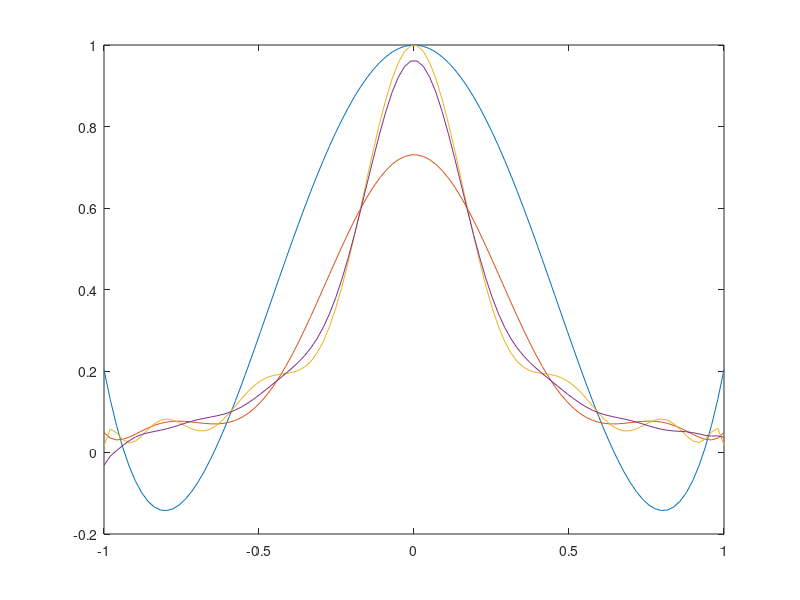

Recreate this plot in MATLAB.
x = linspace(-1,1);
y1 = 0.0423501-0.169057.*(x-0.951057)+1.42548.*(x-0.951057).*(x-0.587785)+2.61208.*(x-0.951057).*(x-0.587785).*(x-6.12323e-17)+2.7465.*(x-0.951057).*(x-0.587785).*(x-6.12323e-17).*(x+0.587785);
y2 = 0.0393884-0.0887389.*(x-0.987688)+0.189679.*(x-0.987688).*(x-0.891007)-0.534305.*(x-0.987688).*(x-0.891007).*(x-0.707107)+2.11681.*(x-0.987688).*(x-0.891007).*(x-0.707107).*(x-0.45399)+8.28743.*(x-0.987688).*(x-0.891007).*(x-0.707107).*(x-0.45399).*(x-0.156434)+11.9543.*(x-0.987688).*(x-0.891007).*(x-0.707107).*(x-0.45399).*(x-0.156434).*(x+0.156434)+10.3568.*(x-0.987688).*(x-0.891007).*(x-0.707107).*(x-0.45399).*(x-0.156434).*(x+0.156434).*(x+0.45399)+5.51277.*(x-0.987688).*(x-0.891007).*(x-0.707107).*(x-0.45399).*(x-0.156434).*(x+0.156434).*(x+0.45399).*(x+0.707107)+8.9925e-16.*(x-0.987688).*(x-0.891007).*(x-0.707107).*(x-0.45399).*(x-0.156434).*(x+0.156434).*(x+0.45399).*(x+0.707107).*(x+0.891007);
y3 =  0.0388699-0.0800675.*(x-0.994522)+0.134961.*(x-0.994522).*(x-0.951057)-0.231498.*(x-0.994522).*(x-0.951057).*(x-0.866025)+0.449158.*(x-0.994522).*(x-0.951057).*(x-0.866025).*(x-0.743145)-1.04753.*(x-0.994522).*(x-0.951057).*(x-0.866025).*(x-0.743145).*(x-0.587785)+2.33944.*(x-0.994522).*(x-0.951057).*(x-0.866025).*(x-0.743145).*(x-0.587785).*(x-0.406737)+14.0283.*(x-0.994522).*(x-0.951057).*(x-0.866025).*(x-0.743145).*(x-0.587785).*(x-0.406737).*(x-0.207912)+6.93539.*(x-0.994522).*(x-0.951057).*(x-0.866025).*(x-0.743145).*(x-0.587785).*(x-0.406737).*(x-0.207912).*(x-6.12323e-17)-47.5358.*(x-0.994522).*(x-0.951057).*(x-0.866025).*(x-0.743145).*(x-0.587785).*(x-0.406737).*(x-0.207912).*(x-6.12323e-17).*(x+0.207912)-140.628.*(x-0.994522).*(x-0.951057).*(x-0.866025).*(x-0.743145).*(x-0.587785).*(x-0.406737).*(x-0.207912).*(x-6.12323e-17).*(x+0.207912).*(x+0.406737)-235.756.*(x-0.994522).*(x-0.951057).*(x-0.866025).*(x-0.743145).*(x-0.587785).*(x-0.406737).*(x-0.207912).*(x-6.12323e-17).*(x+0.207912).*(x+0.406737).*(x+0.587785)-302.208.*(x-0.994522).*(x-0.951057).*(x-0.866025).*(x-0.743145).*(x-0.587785).*(x-0.406737).*(x-0.207912).*(x-6.12323e-17).*(x+0.207912).*(x+0.406737).*(x+0.587785).*(x+0.743145)-331.791.*(x-0.994522).*(x-0.951057).*(x-0.866025).*(x-0.743145).*(x-0.587785).*(x-0.406737).*(x-0.207912).*(x-6.12323e-17).*(x+0.207912).*(x+0.406737).*(x+0.587785).*(x+0.743145).*(x+0.866025)-333.619.*(x-0.994522).*(x-0.951057).*(x-0.866025).*(x-0.743145).*(x-0.587785).*(x-0.406737).*(x-0.207912).*(x-6.12323e-17).*(x+0.207912).*(x+0.406737).*(x+0.587785).*(x+0.743145).*(x+0.866025).*(x+0.951057);
y4 = 0.0386906-0.0773136.*(x-0.996917)+0.120771.*(x-0.996917).*(x-0.97237)-0.17893.*(x-0.996917).*(x-0.97237).*(x-0.92388)+0.271509.*(x-0.996917).*(x-0.97237).*(x-0.92388).*(x-0.85264)-0.441458.*(x-0.996917).*(x-0.97237).*(x-0.92388).*(x-0.85264).*(x-0.760406)+0.785471.*(x-0.996917).*(x-0.97237).*(x-0.92388).*(x-0.85264).*(x-0.760406).*(x-0.649448)-1.44565.*(x-0.996917).*(x-0.97237).*(x-0.92388).*(x-0.85264).*(x-0.760406).*(x-0.649448).*(x-0.522499)+1.11365.*(x-0.996917).*(x-0.97237).*(x-0.92388).*(x-0.85264).*(x-0.760406).*(x-0.649448).*(x-0.522499).*(x-0.382683)+23.7955.*(x-0.996917).*(x-0.97237).*(x-0.92388).*(x-0.85264).*(x-0.760406).*(x-0.649448).*(x-0.522499).*(x-0.382683).*(x-0.233445)-24.128.*(x-0.996917).*(x-0.97237).*(x-0.92388).*(x-0.85264).*(x-0.760406).*(x-0.649448).*(x-0.522499).*(x-0.382683).*(x-0.233445).*(x-0.0784591)-331.452.*(x-0.996917).*(x-0.97237).*(x-0.92388).*(x-0.85264).*(x-0.760406).*(x-0.649448).*(x-0.522499).*(x-0.382683).*(x-0.233445).*(x-0.0784591).*(x+0.0784591)-965.9.*(x-0.996917).*(x-0.97237).*(x-0.92388).*(x-0.85264).*(x-0.760406).*(x-0.649448).*(x-0.522499).*(x-0.382683).*(x-0.233445).*(x-0.0784591).*(x+0.0784591).*(x+0.233445)-1734.36.*(x-0.996917).*(x-0.97237).*(x-0.92388).*(x-0.85264).*(x-0.760406).*(x-0.649448).*(x-0.522499).*(x-0.382683).*(x-0.233445).*(x-0.0784591).*(x+0.0784591).*(x+0.233445).*(x+0.382683)-2309.92.*(x-0.996917).*(x-0.97237).*(x-0.92388).*(x-0.85264).*(x-0.760406).*(x-0.649448).*(x-0.522499).*(x-0.382683).*(x-0.233445).*(x-0.0784591).*(x+0.0784591).*(x+0.233445).*(x+0.382683).*(x+0.522499)-2462.38.*(x-0.996917).*(x-0.97237).*(x-0.92388).*(x-0.85264).*(x-0.760406).*(x-0.649448).*(x-0.522499).*(x-0.382683).*(x-0.233445).*(x-0.0784591).*(x+0.0784591).*(x+0.233445).*(x+0.382683).*(x+0.522499).*(x+0.649448)-2166.92.*(x-0.996917).*(x-0.97237).*(x-0.92388).*(x-0.85264).*(x-0.760406).*(x-0.649448).*(x-0.522499).*(x-0.382683).*(x-0.233445).*(x-0.0784591).*(x+0.0784591).*(x+0.233445).*(x+0.382683).*(x+0.522499).*(x+0.649448).*(x+0.760406)-1552.44.*(x-0.996917).*(x-0.97237).*(x-0.92388).*(x-0.85264).*(x-0.760406).*(x-0.649448).*(x-0.522499).*(x-0.382683).*(x-0.233445).*(x-0.0784591).*(x+0.0784591).*(x+0.233445).*(x+0.382683).*(x+0.522499).*(x+0.649448).*(x+0.760406).*(x+0.85264)-788.326.*(x-0.996917).*(x-0.97237).*(x-0.92388).*(x-0.85264).*(x-0.760406).*(x-0.649448).*(x-0.522499).*(x-0.382683).*(x-0.233445).*(x-0.0784591).*(x+0.0784591).*(x+0.233445).*(x+0.382683).*(x+0.522499).*(x+0.649448).*(x+0.760406).*(x+0.85264).*(x+0.92388)+3.59221e-12.*(x-0.996917).*(x-0.97237).*(x-0.92388).*(x-0.85264).*(x-0.760406).*(x-0.649448).*(x-0.522499).*(x-0.382683).*(x-0.233445).*(x-0.0784591).*(x+0.0784591).*(x+0.233445).*(x+0.382683).*(x+0.522499).*(x+0.649448).*(x+0.760406).*(x+0.85264).*(x+0.92388).*(x+0.97237);
y5 = 1./(1+25*x.*x);
plot(x,y1,x,y2,x,y3,x,y4)